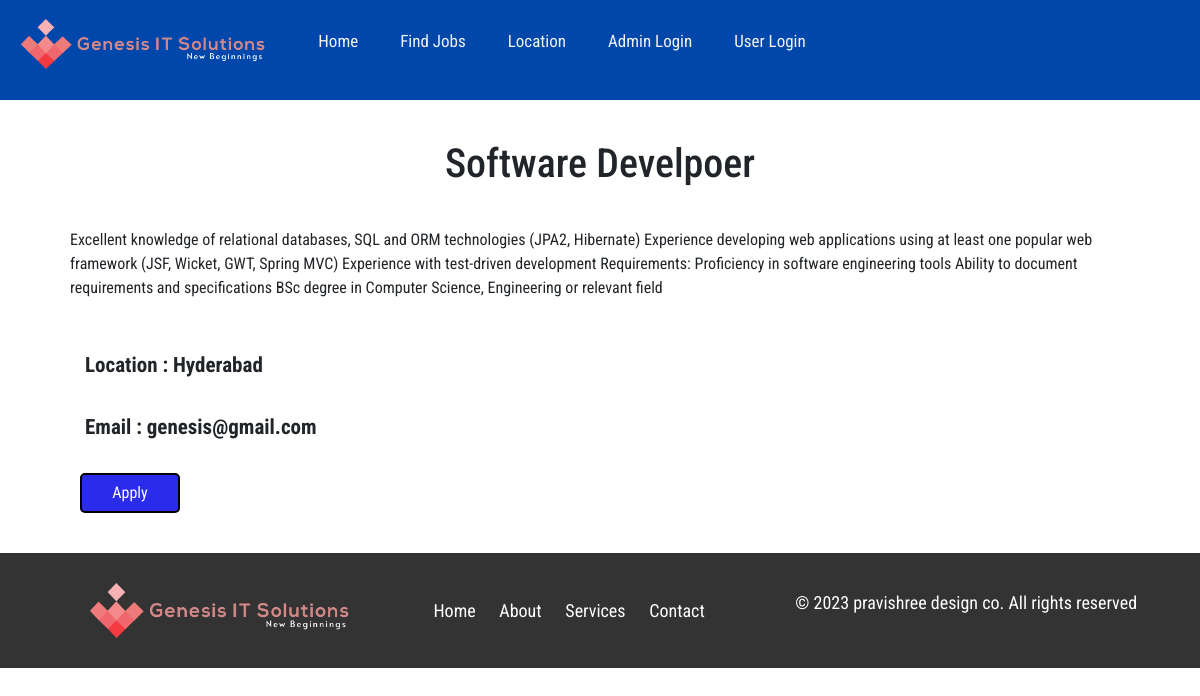
Page /single-job.php?id=1 on the committed database.
### tables this page shows
CREATE TABLE `jobs` (
  `id` int(11) NOT NULL,
  `title` text DEFAULT NULL,
  `description` text DEFAULT NULL,
  `location` text DEFAULT NULL,
  `email` text DEFAULT NULL,
  `jobid` text DEFAULT NULL,
  `createdat` date DEFAULT current_timestamp()
);

### single-job.php (the view, shortened to what this page needs)
<?php
    include_once('./config.php');
    $id = $_GET['id'];
?>
<!DOCTYPE html>
<html lang="en">
<head>
    <link href="https://cdn.jsdelivr.net/npm/bootstrap@5.3.0/dist/css/bootstrap.min.css" rel="stylesheet"
>
    <link rel="stylesheet" href="https://cdnjs.cloudflare.com/ajax/libs/font-awesome/6.4.0/css/all.min.css" />
    <link rel="stylesheet" href="./css/index.css">
    <link rel="stylesheet" href="./css/single-job.css">
</head>
<body>
    <div class="topnav" id="myTopnav">
        <a href="./index.php" class="active"><img src="./images/logo.png" height="50px" width="inherit"></a>
        <ul>
            <li><a href="./index.php">Home</a></li>
            <li><a href="./jobs.php">Find Jobs</a></li>
            <li><a href="./location.php">Location</a></li>
            <?php if(isset($_SESSION['role']) && ($_SESSION['role']=='user')): ?>
            <li><a href="#">Welcome
                    <?php echo $_SESSION['name']; ?>
                </a></li>
            <li><a href="./logout.php" style="font-weight: 600; color: red;">Logout</a></li>
            <?php else: ?>
            <li><a href="./adminlogin.php">Admin Login</a></li>
            <li><a href="./userlogin.php">User Login</a></li>
            <?php endif; ?>
        </ul>
    </div>
    <?php
        $sql = mysqli_query($db,"SELECT * FROM `jobs` WHERE id='$id'");
        $row = mysqli_fetch_assoc($sql);
        $title = $row['title'];
        $description = $row['description'];
        $location = $row['location'];
        $email = $row['email'];
    ?>
    <div class="job-description">
        <h1><?php echo $title; ?></h1>
        <div class="job-details">
            <?php echo $description; ?>
        </div>
        <div class="location">
            Location : <?php echo $location; ?>
        </div>
        <div class="email">
            Email : <?php echo $email; ?>
        </div>
        <div>
            <button>Apply</button>
        </div>
    </div>
    <footer class="footer single-job-footer">
        <div class="footer-container">
            <div class="footer-content">
                <div class="image"><img src="./images/logo.png" alt=""></div>
                <div>
                    <nav class="footer-nav">
                        <a href="#home">Home</a>
                        <a href="#about">About</a>
                        <a href="#services">Services</a>
                        <a href="#contact">Contact</a>
                    </nav>
                </div>
                <div class="company-name">
                    <p>&copy; 2023 <a href="http://pravishree.com">pravishree design co. All rights reserved</a></p>
                </div>
            </div>
        </div>
    </footer>
</body>
</html>

### css/index.css (style rules this page uses)
* { padding: 0; margin: 0; box-sizing: border-box; font-family: 'Roboto Condensed', sans-serif; }
body { height: 100%; overflow-x: hidden; }
a { text-decoration: none; color: black; }
li { list-style: none; }
button { width: fit-content; height: 60px; background-color: transparent; border-radius: 5px; border-style: solid; }
p { font-size: 26px; text-align: justify; width: 90%; margin-left: 5%; }
.topnav { overflow: hidden; background-color: #0047AB; height: 100px; width: 100%; position: fixed; z-index: 100; }
.topnav ul { display: flex; justify-content: flex-start; align-items: center; padding: 10px; }
.topnav ul li { font-size: 14px; margin: 5px; }
.topnav a { float: left; display: block; color: #f2f2f2; text-align: center; padding: 14px 16px; text-decoration: none; font-size: 17px; }
.topnav a.active { background-color: #0047AB; color: white; margin: 5px; }
.footer { position: relative; top: 0px; background-color: #333; color: #fff; width: 100%; height: fit-content; }
.footer-container { width: 90%; height: inherit; margin: 0 auto; padding: 20px; }
.footer .footer-content { position: relative; display: flex; justify-content: space-between; align-items: center; }
.footer .footer-content img { width: 280px; height: 75px; padding: 10px; }
.footer .footer-content .footer-nav { position: relative; }
.footer-nav a { color: #fff; text-decoration: none; margin: 0 10px; font-size: 18px; }
.footer .company-name p { font-size: 18px; width: 100%; }
.footer .company-name p a { color: #fff; }

### css/single-job.css (style rules this page uses)
* { padding: 0; margin: 0; box-sizing: border-box; font-family: 'Roboto Condensed', sans-serif; }
.job-description { position: relative; top: 100px; width: 100%; padding: 30px; }
.job-description h1 { text-align: center; margin: 10px; }
.job-description .job-details { padding: 30px; margin: 10px; }
.job-description .location { font-size: 21px; padding: 10px; margin: 10px; margin-left: 45px; font-weight: 700; }
.job-description .email { font-size: 21px; padding: 10px; margin: 10px; margin-left: 45px; font-weight: 700; }
.job-description button { margin: 10px; margin-left: 50px; width: 100px; height: 40px; border-radius: 5px; border-style: solid; background-color: rgb(43, 43, 235); color: #fff; }
.single-job-footer { position: relative; top: 100px; }

### rows in the picture
jobs: title "Software Develpoer", description "Excellent knowledge of relational databases, SQL and ORM technologies (JPA2, Hibernate) Experience developing web applications using at least one popular web framework (JSF, Wicket, GWT, Spring MVC) Experience with test-driven development Requirements: Proficiency in software engineering tools Ability to document requirements and specifications BSc degree in Computer Science, Engineering or relevant field", location "Hyderabad", email "genesis@gmail.com"
